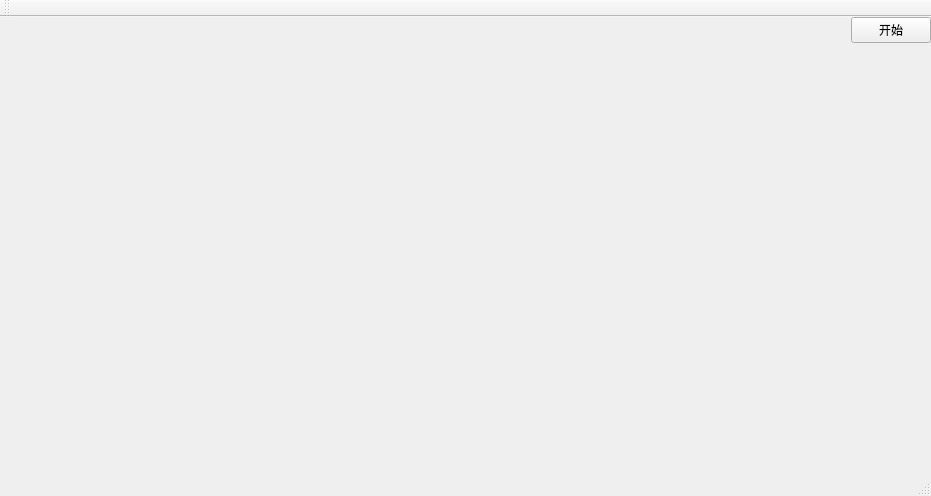
<?xml version="1.0" encoding="UTF-8"?>
<ui version="4.0">
 <class>MainWindow</class>
 <widget class="QMainWindow" name="MainWindow">
  <property name="geometry">
   <rect>
    <x>0</x>
    <y>0</y>
    <width>931</width>
    <height>496</height>
   </rect>
  </property>
  <property name="minimumSize">
   <size>
    <width>0</width>
    <height>0</height>
   </size>
  </property>
  <property name="maximumSize">
   <size>
    <width>16777215</width>
    <height>16777215</height>
   </size>
  </property>
  <property name="windowTitle">
   <string>MainWindow</string>
  </property>
  <widget class="QWidget" name="centralWidget">
   <layout class="QHBoxLayout" name="horizontalLayout_2" stretch="1,0">
    <property name="spacing">
     <number>0</number>
    </property>
    <property name="leftMargin">
     <number>0</number>
    </property>
    <property name="topMargin">
     <number>0</number>
    </property>
    <property name="rightMargin">
     <number>0</number>
    </property>
    <property name="bottomMargin">
     <number>0</number>
    </property>
    <item>
     <widget class="QWidget" name="widget" native="true"/>
    </item>
    <item>
     <layout class="QVBoxLayout" name="verticalLayout">
      <item>
       <layout class="QHBoxLayout" name="horizontalLayout">
        <item>
         <spacer name="horizontalSpacer">
          <property name="orientation">
           <enum>Qt::Horizontal</enum>
          </property>
          <property name="sizeHint" stdset="0">
           <size>
            <width>40</width>
            <height>20</height>
           </size>
          </property>
         </spacer>
        </item>
        <item>
         <widget class="QPushButton" name="pushButton">
          <property name="text">
           <string>开始</string>
          </property>
         </widget>
        </item>
       </layout>
      </item>
      <item>
       <spacer name="verticalSpacer">
        <property name="orientation">
         <enum>Qt::Vertical</enum>
        </property>
        <property name="sizeHint" stdset="0">
         <size>
          <width>20</width>
          <height>40</height>
         </size>
        </property>
       </spacer>
      </item>
     </layout>
    </item>
   </layout>
  </widget>
  <widget class="QMenuBar" name="menuBar">
   <property name="geometry">
    <rect>
     <x>0</x>
     <y>0</y>
     <width>931</width>
     <height>23</height>
    </rect>
   </property>
  </widget>
  <widget class="QToolBar" name="mainToolBar">
   <attribute name="toolBarArea">
    <enum>TopToolBarArea</enum>
   </attribute>
   <attribute name="toolBarBreak">
    <bool>false</bool>
   </attribute>
  </widget>
  <widget class="QStatusBar" name="statusBar"/>
 </widget>
 <layoutdefault spacing="6" margin="11"/>
 <resources/>
 <connections/>
</ui>
